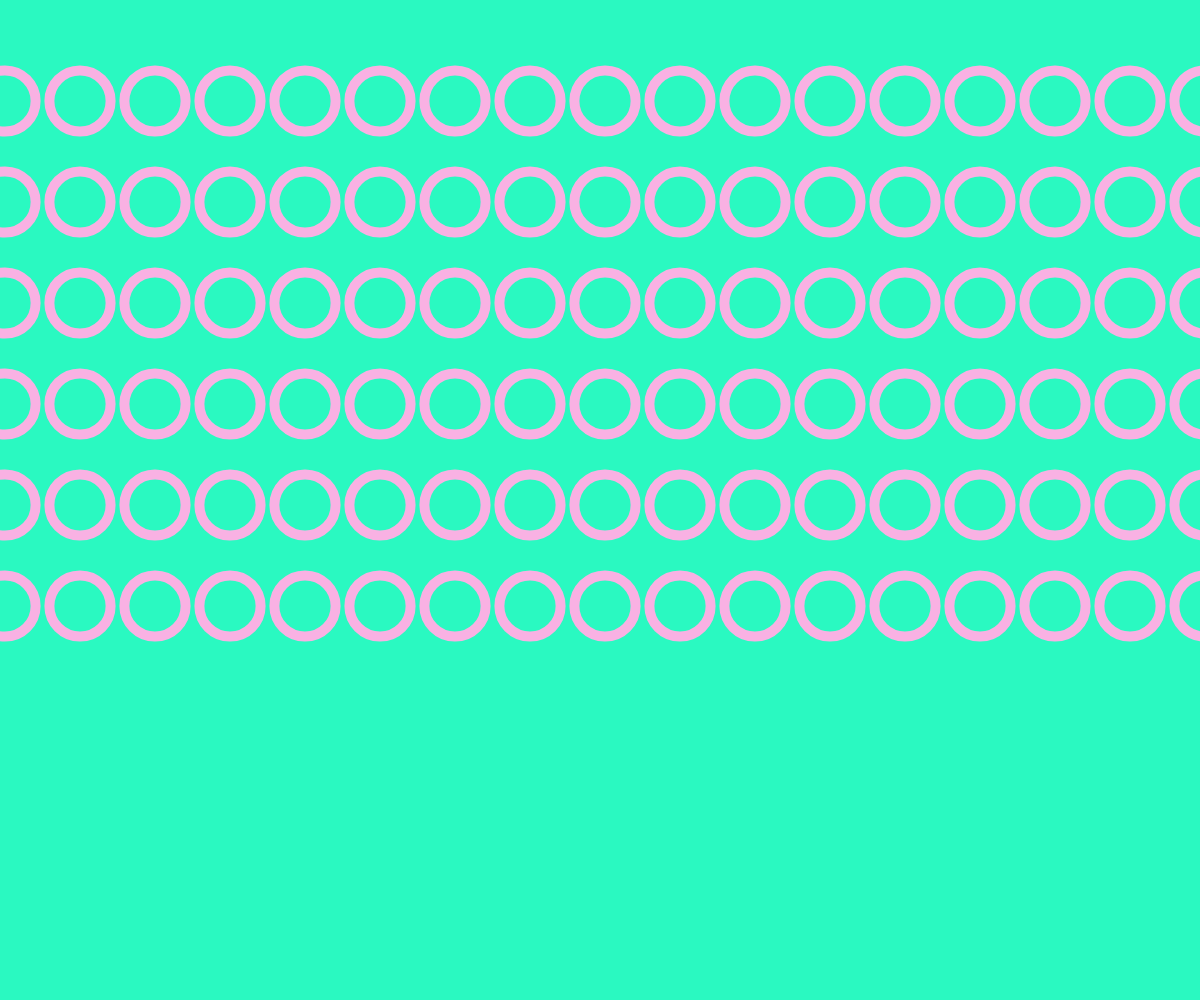
Frame 1 (no input)
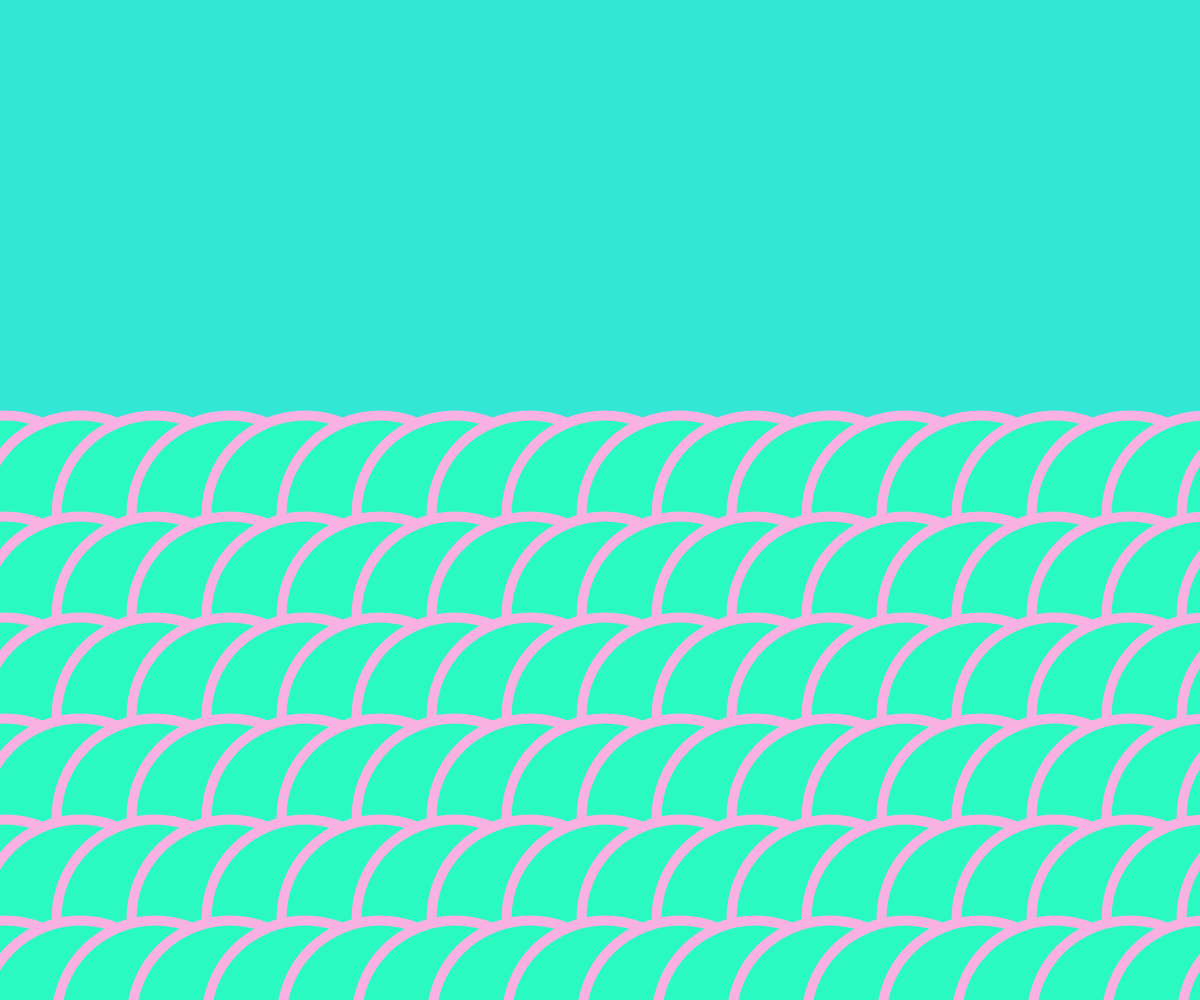
Frame 60 (no input)
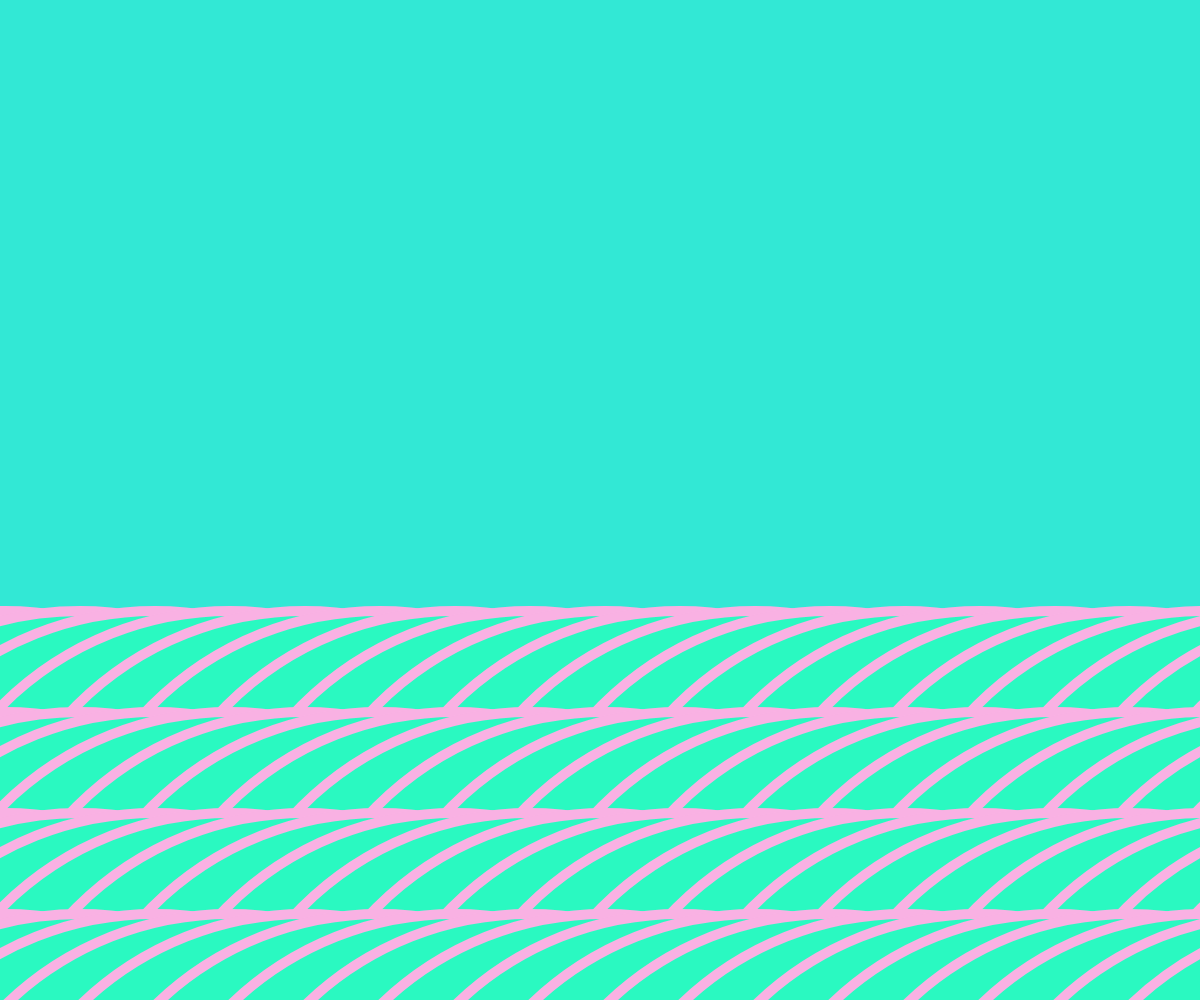
Frame 120 (the mouse pressed at the canvas centre since frame 60)

The p5.js sketch that drew these frames (run headless with seeded random() and noise() and a simulated clock; from frame 60 on, the mouse is pressed at the canvas centre):

// p5.js sketch
// ── sketch.js
//For loops
//setting up canvas
function  setup(){
  //creating canvas
  createCanvas(windowWidth, windowHeight)
}
//creating let functions for 'for loop'
let posX=0
let posY=0
//creating let functions for circle width and height
let circleW=60
let circleH=60
//creating let function for increase
let increase=100

//setting up draw function
function draw() {
  //setting background color
  background('rgb(50, 232, 213)')

//creating sandbox for circle row 1
  push();
  //scaling circle width and height by 1.02
  scale(circleW)
  circleW*=1.02
  scale(circleH)
  circleH*=1.02
  //adjusting strokeweight
  strokeWeight(10)
  //defining stroke color
  stroke('rgb(249, 177, 227)')
  //creating for loop for 1st row of circles
  for( let i=0; i<50; i++){
  posX= 150*i/2+5
  //defining fill color
  fill('rgb(42, 249, 193)')
  //creating circles
  ellipse(posX, posY, circleW, circleH)}

  posY++;
  if (posY>height){
    posY=0
  }
  //ending sandbox circle row 1
  pop();

//creating sandbox circle row 2
  push();
  //defining strokeweight
  strokeWeight(10)
  //choosing stroke color
  stroke('rgb(249, 177, 227)')
  //creating for loop for 2nd row of circles
  for( let i=0; i<50; i++){
  posX= 150*i/2+5
  //defining fill color
  fill('rgb(42, 249, 193)')
  //creating circle row 2 and increasing position on y axis
  ellipse(posX, posY+increase, circleW, circleH)}

  posY++;
  if (posY>height){
    posY=0
  }
  //ending row 2 circles sandbox
  pop();

//beginning of row 3 circle sandbox
  push();
    //defining strokeweight
  strokeWeight(10)
  //choosing stroke color
  stroke('rgb(249, 177, 227)')
  //creating for loop for row 3 circles
  for( let i=0; i<50; i++){
  posX= 150*i/2+5
  //defining fill color
  fill('rgb(42, 249, 193)')
  //creating circles and increasing position on y axis times 2
  ellipse(posX, posY+increase*2, circleW, circleH)}

  posY++;
  if (posY>height){
    posY=0
  }
  //ending sandbox for row 3 circles
  pop();

//creating sandbox for row 4 circles
  push();
  //defining strokeweight
  strokeWeight(10)
  //choosing stroke color
  stroke('rgb(249, 177, 227)')
  //creating for loop for row 4 circles
  for( let i=0; i<50; i++){
  posX= 150*i/2+5
  //defining fill color
  fill('rgb(42, 249, 193)')
  //creating circles and increasing position on y axis times 3
  ellipse(posX, posY+increase*3, circleW, circleH)}

  posY++;
  if (posY>height){
    posY=0
  }
  //end of row 4 circles sandbox
  pop();

//creating sandbox for row 5 circles
  push();
  //defining strokeweight
  strokeWeight(10)
  //choosing stroke color
  stroke('rgb(249, 177, 227)')
  //creating for loop for row 5 circles
  for( let i=0; i<50; i++){
  posX= 150*i/2+5
  //defining fill color
  fill('rgb(42, 249, 193)')
  //creating circles and increasing position on y axis times 4
  ellipse(posX, posY+increase*4, circleW, circleH)}

  posY++;
  if (posY>height){
    posY=0
  }
  //end of row 5 circle sandbox
  pop();

//creating sanbox for row 6 circles
  push();
  //defining strokeweight
  strokeWeight(10)
  //defingn stroke color
  stroke('rgb(249, 177, 227)')
  //creating for loop for row 6 circles
  for( let i=0; i<50; i++){
  posX= 150*i/2+5
  //defining fill color
  fill('rgb(42, 249, 193)')
  //creating circles and increasing position on y axis times 5
  ellipse(posX, posY+increase*5, circleW, circleH)}

  posY++;
  if (posY>height){
    posY=0
  }
  //end of row 6 sandbox
  pop();

//creating sandbox for row 7 sandbox
  push();
  //defining strokeweight
  strokeWeight(10)
  //defining stroke color
  stroke('rgb(249, 177, 227)')
  //creating for loop for row 7 circles
  for( let i=0; i<50; i++){
  posX= 150*i/2+5
  //defining fill color
  fill('rgb(42, 249, 193)')
  //creating circles and increasing position on y axis times 6
  ellipse(posX, posY+increase*6, circleW, circleH)}

  posY++;
  if (posY>height){
    posY=0
  }
  //end of row 7 circle sandbox
  pop();

}
